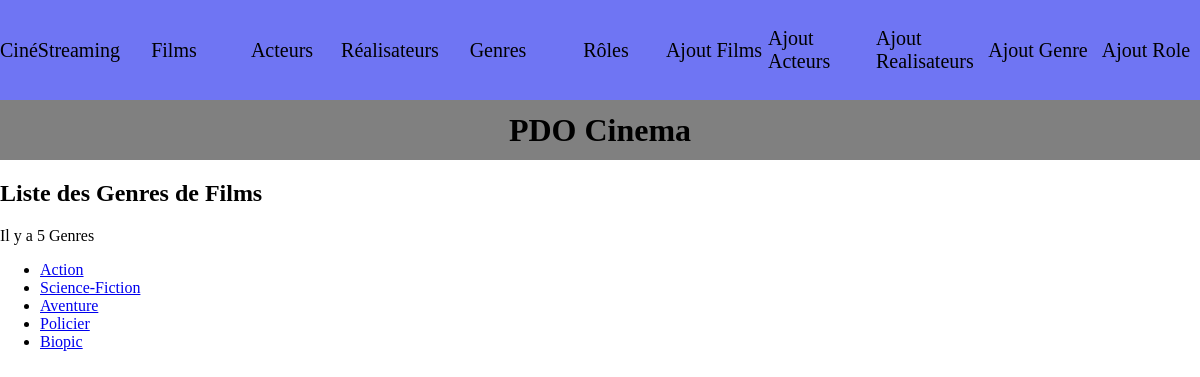
The page /index.php?action=listGenre on the database its author committed.
### tables this page shows
CREATE TABLE IF NOT EXISTS `categorie` (
  `ID_Categorie` int(11) NOT NULL AUTO_INCREMENT,
  `Libelle_Film_Categorie` varchar(255) NOT NULL,
  PRIMARY KEY (`ID_Categorie`)
);

### controller/CinemaController.php (called while the page is built, shortened)
<?php
class CinemaController {
public function listGenre() {
    $pdo = Connect::seConnecter();
    $requeteListGenre = $pdo->query("SELECT ID_Categorie, Libelle_Film_Categorie FROM categorie");
    $ListGenre = $requeteListGenre->fetchAll();
    require "view/genre/listGenre.php";
}
}
?>

### view/genre/listGenre.php (the view, shortened to what this page needs)
<?php
echo "<p> Il y a " . count($ListGenre) . " Genres </p>";
echo "<ul>";
foreach ($ListGenre as $genre) {
    echo "<li><a href='index.php?action=detailGenre&id=" . $genre['ID_Categorie'] . "'>" . $genre['Libelle_Film_Categorie'] . "</a></li>";
}
echo "</ul>";
require "view/template.php";
?>

### public/css/style.css (style rules this page uses)
body { margin: 0; }

### rows shown on the page
categorie: Libelle_Film_Categorie "Action"
categorie: Libelle_Film_Categorie "Science-Fiction"
categorie: Libelle_Film_Categorie "Aventure"
categorie: Libelle_Film_Categorie "Policier"
categorie: Libelle_Film_Categorie "Biopic"

### other values the page prints
$titre_secondaire "Liste des Genres de Films"
count($ListGenre) "5"
